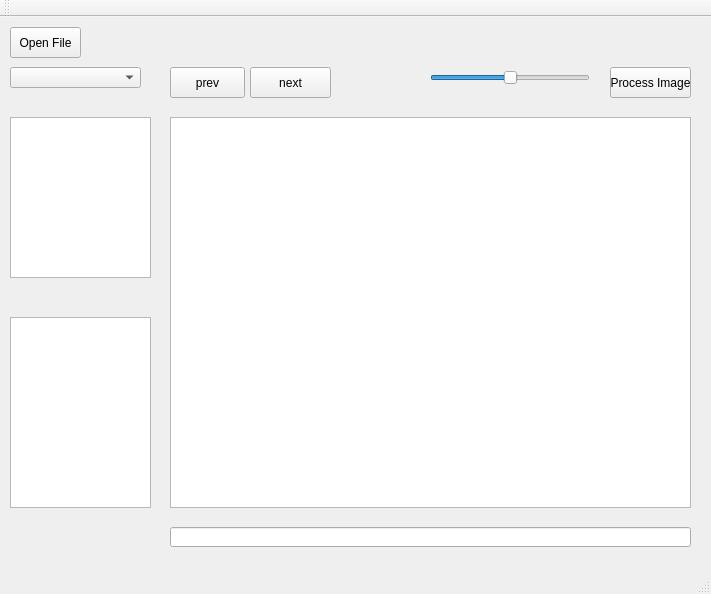
<?xml version="1.0" encoding="UTF-8"?>
<ui version="4.0">
 <class>MainWindow</class>
 <widget class="QMainWindow" name="MainWindow">
  <property name="geometry">
   <rect>
    <x>0</x>
    <y>0</y>
    <width>711</width>
    <height>594</height>
   </rect>
  </property>
  <property name="windowTitle">
   <string>MainWindow</string>
  </property>
  <widget class="QWidget" name="centralWidget">
   <widget class="QPushButton" name="pushButton">
    <property name="geometry">
     <rect>
      <x>10</x>
      <y>10</y>
      <width>71</width>
      <height>31</height>
     </rect>
    </property>
    <property name="text">
     <string>Open File</string>
    </property>
   </widget>
   <widget class="QComboBox" name="comboBox">
    <property name="geometry">
     <rect>
      <x>10</x>
      <y>50</y>
      <width>131</width>
      <height>21</height>
     </rect>
    </property>
   </widget>
   <widget class="QListWidget" name="studiesList">
    <property name="geometry">
     <rect>
      <x>10</x>
      <y>100</y>
      <width>141</width>
      <height>161</height>
     </rect>
    </property>
   </widget>
   <widget class="QListWidget" name="seriesList">
    <property name="geometry">
     <rect>
      <x>10</x>
      <y>300</y>
      <width>141</width>
      <height>191</height>
     </rect>
    </property>
   </widget>
   <widget class="QPushButton" name="nextImagesButton">
    <property name="geometry">
     <rect>
      <x>250</x>
      <y>50</y>
      <width>81</width>
      <height>31</height>
     </rect>
    </property>
    <property name="text">
     <string>next</string>
    </property>
   </widget>
   <widget class="QPushButton" name="prevImagesButton">
    <property name="geometry">
     <rect>
      <x>170</x>
      <y>50</y>
      <width>75</width>
      <height>31</height>
     </rect>
    </property>
    <property name="text">
     <string>prev</string>
    </property>
   </widget>
   <widget class="QGraphicsView" name="graphicsView">
    <property name="geometry">
     <rect>
      <x>170</x>
      <y>100</y>
      <width>521</width>
      <height>391</height>
     </rect>
    </property>
   </widget>
   <widget class="QLabel" name="displayImage">
    <property name="geometry">
     <rect>
      <x>170</x>
      <y>100</y>
      <width>521</width>
      <height>391</height>
     </rect>
    </property>
    <property name="text">
     <string/>
    </property>
   </widget>
   <widget class="QPushButton" name="pushButton_2">
    <property name="geometry">
     <rect>
      <x>610</x>
      <y>50</y>
      <width>81</width>
      <height>31</height>
     </rect>
    </property>
    <property name="text">
     <string>Process Image</string>
    </property>
   </widget>
   <widget class="QSlider" name="horizontalSlider">
    <property name="geometry">
     <rect>
      <x>430</x>
      <y>50</y>
      <width>160</width>
      <height>22</height>
     </rect>
    </property>
    <property name="value">
     <number>50</number>
    </property>
    <property name="orientation">
     <enum>Qt::Horizontal</enum>
    </property>
   </widget>
   <widget class="QLineEdit" name="lineEdit">
    <property name="geometry">
     <rect>
      <x>170</x>
      <y>510</y>
      <width>521</width>
      <height>20</height>
     </rect>
    </property>
   </widget>
  </widget>
  <widget class="QMenuBar" name="menuBar">
   <property name="geometry">
    <rect>
     <x>0</x>
     <y>0</y>
     <width>711</width>
     <height>21</height>
    </rect>
   </property>
  </widget>
  <widget class="QToolBar" name="mainToolBar">
   <attribute name="toolBarArea">
    <enum>TopToolBarArea</enum>
   </attribute>
   <attribute name="toolBarBreak">
    <bool>false</bool>
   </attribute>
  </widget>
  <widget class="QStatusBar" name="statusBar"/>
 </widget>
 <layoutdefault spacing="6" margin="11"/>
 <resources/>
 <connections/>
</ui>
